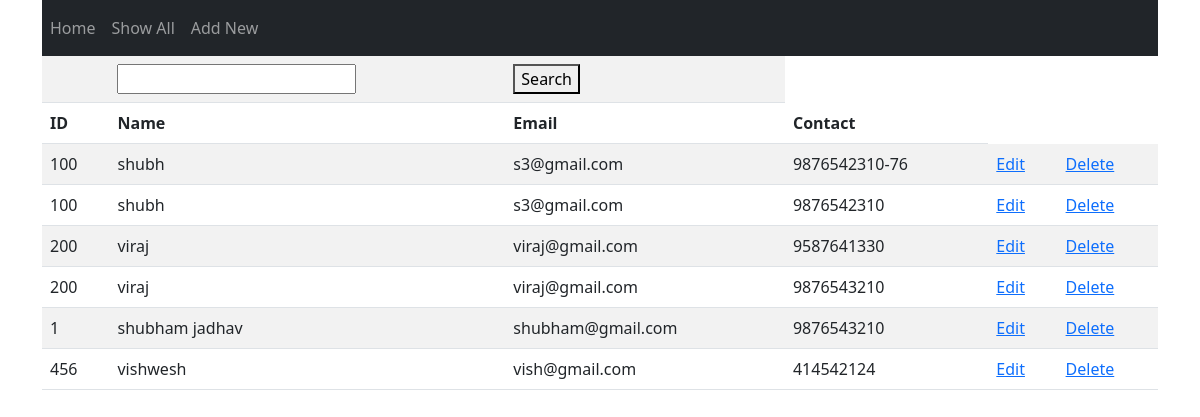
The page /show on the database its author committed.
### MyApp/models.py (models this page shows)
class Employee(models.Model):
    eid = models.CharField(max_length=30)
    ename = models.CharField(max_length=100)
    eemail = models.EmailField()
    econtact = models.CharField(max_length=30)

### MyApp/views.py (the view)
# urls.py: path('show', views.show),
def show(request):
    employee = Employee.objects.all
    return render(request, 'show.html', {'employee': employee})

### MyApp/templates/show.html (shortened to what this page needs)
{% extends 'base.html' %}
{% block content %}
<table class="table table-striped">
    <form method="POST" action="/search">
        <td><td>
        <input name="given_name" > </td>
        <td><button type="submit">Search</button></td>
    </form>
    <tr>
    <th>ID</th>
    <th>Name</th>
    <th>Email</th>
    <th>Contact</th>
    </tr>
    {% for i in employee%}
    <tr>
        <td>{{ i.eid }}</td>
        <td>{{ i.ename }}</td>
        <td>{{ i.eemail }}</td>
        <td>{{ i.econtact }}</td>
        <td>
            <a href="edit/{{ i.id }}">Edit</a>
        </td>
          <td>
            <a href="delete/{{ i.id }}">Delete</a>
        </td>
    </tr>
    {% endfor %}
</table>
{% endblock %}

### MyApp/templates/base.html (shortened to what this page needs)
<!doctype html>
<html lang="en">
  <head>
    <link href="https://cdn.jsdelivr.net/npm/bootstrap@5.0.0-beta3/dist/css/bootstrap.min.css" rel="stylesheet">
  </head>
  <body>
  <div class="container">
      <nav class="navbar navbar-expand-md bg-dark navbar-dark">
  <div class="collapse navbar-collapse" id="collapsibleNavbar">
    <ul class="navbar-nav mr-auto">
      <li class="nav-item active">
        <a class="nav-link" href="/">Home</a>
        </li>
      <li class="nav-item active"><a class="nav-link" href="/show">Show All</a></li>
      <li class="nav-item active"><a class="nav-link" href="/load_form">Add New</a></li>
    </ul>
  </div>
</nav>
{% block content %}
{% endblock %}
  </div>
  </body>
</html>

### rows shown on the page
Employee: eid "100", ename "shubh", eemail "s3@gmail.com", econtact "9876542310-76"
Employee: eid "100", ename "shubh", eemail "s3@gmail.com", econtact "9876542310"
Employee: eid "200", ename "viraj", eemail "viraj@gmail.com", econtact "9587641330"
Employee: eid "200", ename "viraj", eemail "viraj@gmail.com", econtact "9876543210"
Employee: eid "1", ename "shubham jadhav", eemail "shubham@gmail.com", econtact "9876543210"
Employee: eid "456", ename "vishwesh", eemail "vish@gmail.com", econtact "414542124"
